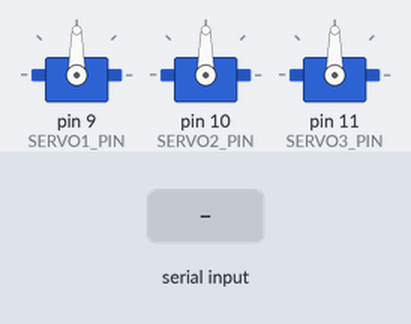
This sketch was run on a simulated Arduino Uno, built with avr-gcc and run on an emulated ATmega328P. Parts: 3 × servo. The test bench sets the inputs (shaded band).

Above: at 1.7 s.
1.8 s: "BENT\n" received over Serial
At 2.8 s:
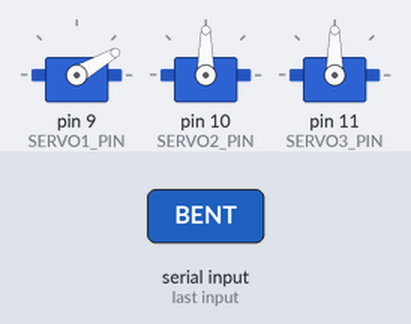
3.3 s: "MISSING\n" received over Serial
At 4.1 s:
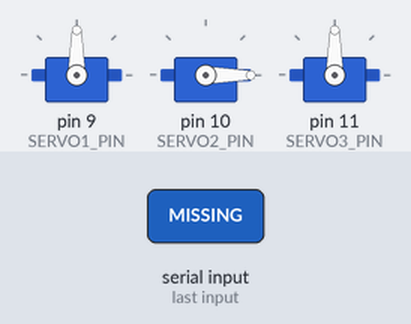
4.8 s: "SOLDER\n" received over Serial
At 5.2 s:
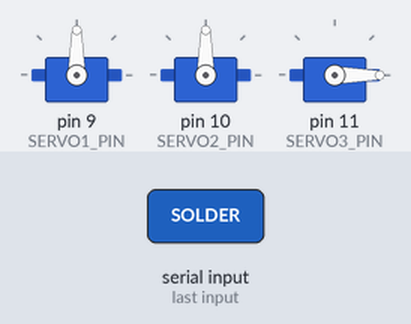
6.3 s: "GOOD\n" received over Serial
At 7.4 s:
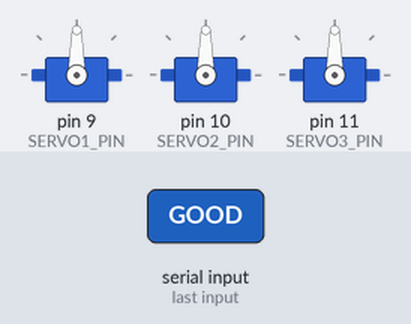
Timing chart, 0 to 8.8 s (numbered marks = the images above; inputs shaded):
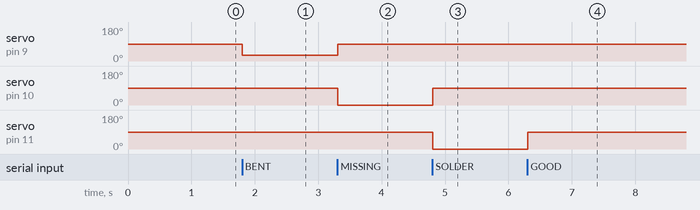

Measured:
- after the input at 1.8 s, servo on pin 9 (SERVO1_PIN): 90° → 30° at once
- after the input at 3.3 s, servo on pin 9 (SERVO1_PIN): 30° → 90° at once; servo on pin 10 (SERVO2_PIN): 90° → 0° at once
- after the input at 4.8 s, servo on pin 10 (SERVO2_PIN): 0° → 90° at once; servo on pin 11 (SERVO3_PIN): 90° → 0° at once
- after the input at 6.3 s, servo on pin 11 (SERVO3_PIN): 0° → 90° at once

The sketch:

servo_controller.ino
```cpp
#include <Servo.h>


// ============================================================
// Servo objects
// ============================================================

Servo servo1;
Servo servo2;
Servo servo3;


// ============================================================
// Servo pins
// ============================================================

const int SERVO1_PIN = 9;
const int SERVO2_PIN = 10;
const int SERVO3_PIN = 11;


// ============================================================
// Normal position
// ============================================================

const int NORMAL_ANGLE = 90;


// ============================================================
// Setup
// ============================================================

void setup()
{
    Serial.begin(9600);

    servo1.attach(SERVO1_PIN);
    servo2.attach(SERVO2_PIN);
    servo3.attach(SERVO3_PIN);

    // 초기 위치
    servo1.write(NORMAL_ANGLE);
    servo2.write(NORMAL_ANGLE);
    servo3.write(NORMAL_ANGLE);

    delay(500);
}


// ============================================================
// Main loop
// ============================================================

void loop()
{
    if (Serial.available() > 0)
    {
        String command =
            Serial.readStringUntil('\n');

        command.trim();

        command.toUpperCase();


        // ----------------------------------------------------
        // Bent
        // ----------------------------------------------------

        if (command == "BENT")
        {
            servo1.write(30);
            servo2.write(90);
            servo3.write(90);
        }


        // ----------------------------------------------------
        // Missing
        // ----------------------------------------------------

        else if (command == "MISSING")
        {
            servo1.write(90);
            servo2.write(0);
            servo3.write(90);
        }


        // ----------------------------------------------------
        // Solder defect
        // ----------------------------------------------------

        else if (command == "SOLDER")
        {
            servo1.write(90);
            servo2.write(90);
            servo3.write(0);
        }


        // ----------------------------------------------------
        // Good
        // ----------------------------------------------------

        else if (command == "GOOD")
        {
            servo1.write(90);
            servo2.write(90);
            servo3.write(90);
        }
    }
}
```
